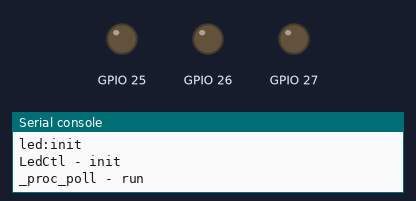
Recording of a program running on a simulated ESP32 board running MicroPython. Shown: output pins drawn as LEDs (lit = HIGH), the last lines printed to the serial console. Threads take turns every 2 ms.

Above: at 0.1 s.
At 1.1 s:
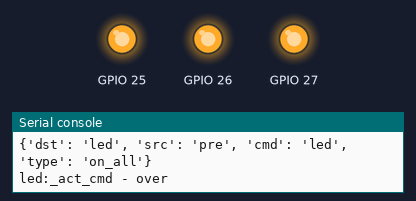
Timing chart, 0 to 6.5 s (numbered marks = the images above):
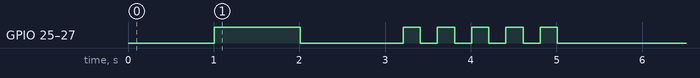

Measured:
- by itself, GPIO 25–27: goes HIGH 1.0 s, LOW 1.2 s, 4 × (HIGH 0.20 s, LOW 0.20 s), HIGH 0.20 s, then LOW

The program:

led.py
```python
import _thread
import time
from machine import Pin

from util import *

LED_DEFs = {
    "red": (27, ),
    "green": (26, ),
    "blue": (25, ),
}

ledctl_inited = False


class LedCtl:
    _instance = None

    def __init__(self):
        print("LedCtl - init")
        global ledctl_inited
        if False == ledctl_inited:
            self._leds = {}
            for key, val in LED_DEFs.items():
                self._leds[key] = {"pin":Pin(val[0], Pin.OUT), "blink":False, "cont":False, "count":0}
            ledctl_inited = True
        return

    def __new__(cls):
        if cls._instance is None:
            cls._instance = super().__new__(cls)

        return cls._instance

    def off_all(self):
        for key in self._leds:
            self._leds[key]["blink"] = False
            self._leds[key]["pin"].value(False)
        return

    def on_all(self):
        for key in self._leds:
            self._leds[key]["blink"] = False
            self._leds[key]["pin"].value(True)
        return

    def blink_led(self, led_name, blink=True, cont=False, count=10):
        if led_name in self._leds:
            self._leds[led_name]["blink"] = blink
            self._leds[led_name]["pin"].value(False)
            self._leds[led_name]["cont"] = cont
            self._leds[led_name]["count"] = count
        elif "all" == led_name:
            for key in self._leds:
                self._leds[key]["blink"] = blink
                self._leds[key]["pin"].value(False)
                self._leds[key]["cont"] = cont
                self._leds[key]["count"] = count
        return

    def countdown_blink(self, blk_sts):
        for key in self._leds:
            if self._leds[key]["blink"] and (self._leds[key]["cont"] or self._leds[key]["count"] > 0):
                self._leds[key]["pin"].value(blk_sts)
                self._leds[key]["count"] -= 1
                if self._leds[key]["count"] == 0:
                    self._leds[key]["pin"].value(False)
        return


class LedProc():

    def __init__(self, lock=None, snd_que=None, rcv_que=None):
        print("led:init")
        self._led_ctl = LedCtl()
        self._lock = lock
        self._snd_que = snd_que
        self._rcv_que = rcv_que
        return

    def _proc_poll(self):
        print("_proc_poll - run")


        def act_led(msg):
            print("act_led_led:run")
            d = conv_msg2dict(msg)
            print(d)
            if "off_all" in d['type']:
                self._led_ctl.off_all()
            elif "on_all" in d['type']:
                self._led_ctl.on_all()
            elif "blink" in d['type']:
                # name, blink, cont, count
                name = 'all'
                blink = True
                cont = False
                count = 10
                if 'name' in d:
                    name = d['name']
                if 'blink' in d:
                    blink = str2bool(d['blink'])
                if 'cont' in d:
                    cont = str2bool(d['cont'])
                if 'count' in d:
                    count = int(d['count'])
                self._led_ctl.blink_led(name, blink, cont, count)
            print('led:_act_cmd - over')
            return

        blink_status = False
        while True:
            time.sleep_ms(200)
            msg = recv_que(self._lock, self._rcv_que)
            if msg is None:
                # print("IndexError")
                # LED Blink
                blink_status = False if blink_status else True
                self._led_ctl.countdown_blink(blink_status)
                continue

            print("proc_led:msg - ", msg)
            act_led(msg)
        return


    def run(self):
        _thread.start_new_thread(self._proc_poll, ())


def main():
    lock = _thread.allocate_lock()

    que_pre2led = []
    led_proc = LedProc(lock, snd_que=None, rcv_que=que_pre2led)
    led_proc.run()
    time.sleep_ms(1000)
    send_que(lock, que_pre2led, ("dst:led,src:pre,cmd:led,type:on_all"))
    time.sleep_ms(1000)
    send_que(lock, que_pre2led, ("dst:led,src:pre,cmd:led,type:off_all"))
    time.sleep_ms(1000)
    send_que(lock, que_pre2led, ("dst:led,src:pre,cmd:led,type:blink"))
    time.sleep_ms(10000)


if __name__ == "__main__":
    main()
```

util.py
```python
from ifttt_evt import KEY_TO_EVENTID

def conv_msg2dict(msg):
    # input : "a:b,c:d"
    # output: {"a":"b","c":"d"}
    d = {}
    for item in msg.split(','):
        key, val = item.split(':')
        d[key] = val
    return d

def conv_typ2eventid(typ, how):
    if typ in KEY_TO_EVENTID:
        return KEY_TO_EVENTID[typ][how]
    return None

def str2bool(s):
    return s.lower() in ["true", "t", "yes", "1"]

def send_que(lock, que, value):
    if que is None:
        print("Error:que is None.")
        return

    # lock
    lock_p = lock.acquire(1, -1) #wait forever
    if not lock_p:
        print("Error:task can not get the lock.")
    else:
        que.append(value)
        lock.release()
    # unlock
    return

def recv_que(lock, que):
    if que is None:
        print("Error:que is None.")
        return

    val = None

    # lock
    lock_p = lock.acquire(1, -1) #wait forever
    if not lock_p:
        print("Error:task can not get the lock.")
    else:
        if len(que) > 0:
            val = que[0]
            del que[0]
        lock.release()
    # unlock
    return val
```

ifttt_evt.py
```python
KEY_TO_EVENTID = {
    "no1" : {
        "pressed" : None,
        "released" : "whb_air_cold",
        "long" : "whb_air_off",
    },
    "no2" : {
        "pressed" : None,
        "released" : "whb_tv_pwr",
        "long" : None,
    },
    "no3" : {
        "pressed" : None,
        "released" : "whb_fan_pwr",
        "long" : None,
    },
    "no4" : {
        "pressed" : None,
        "released" : None,
        "long" : None,
    },
    "no5" : {
        "pressed" : None,
        "released" : None,
        "long" : None,
    },
    "no6" : {
        "pressed" : None,
        "released" : None,
        "long" : None,
    },
    "no7" : {
        "pressed" : None,
        "released" : "meross_speaker_poweroff",
        "long" : "meross_speaker_poweron",
    },
    "no8" : {
        "pressed" : None,
        "released" : "smartlife_2_poweroff",
        "long" : "smartlife_2_poweron",
    },
    "no9" : {
        "pressed" : None,
        "released" : "whb_fan_flow",
        "long" : "whb_fan_swing",
    },
    "no10" : {
        "pressed" : None,
        "released" : None,
        "long" : None,
    },
}
```
